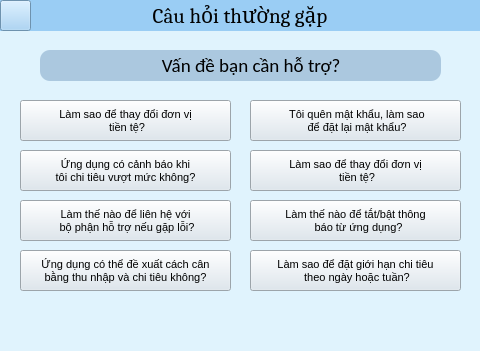
<?xml version="1.0" encoding="UTF-8"?>
<ui version="4.0">
 <class>cauhoithuonggap_form</class>
 <widget class="QMainWindow" name="cauhoithuonggap_form">
  <property name="geometry">
   <rect>
    <x>0</x>
    <y>0</y>
    <width>480</width>
    <height>351</height>
   </rect>
  </property>
  <property name="windowTitle">
   <string>Câu hỏi thường gặp</string>
  </property>
  <property name="styleSheet">
   <string notr="true">background-color: rgb(224, 243, 253)</string>
  </property>
  <widget class="QWidget" name="centralwidget">
   <widget class="QLabel" name="lblcauhoithuonggap">
    <property name="geometry">
     <rect>
      <x>0</x>
      <y>0</y>
      <width>480</width>
      <height>31</height>
     </rect>
    </property>
    <property name="font">
     <font>
      <family>Cambria</family>
      <pointsize>16</pointsize>
     </font>
    </property>
    <property name="styleSheet">
     <string notr="true">background-color:rgb(154, 205, 244)</string>
    </property>
    <property name="text">
     <string>&lt;html&gt;&lt;head/&gt;&lt;body&gt;&lt;p&gt;Câu hỏi thường gặp&lt;/p&gt;&lt;/body&gt;&lt;/html&gt;</string>
    </property>
    <property name="alignment">
     <set>Qt::AlignCenter</set>
    </property>
   </widget>
   <widget class="QPushButton" name="btn_return">
    <property name="geometry">
     <rect>
      <x>0</x>
      <y>0</y>
      <width>31</width>
      <height>31</height>
     </rect>
    </property>
    <property name="styleSheet">
     <string notr="true">background-color: rgb(154, 205, 244)</string>
    </property>
    <property name="text">
     <string/>
    </property>
    <property name="icon">
     <iconset>
      <normaloff>images/ic_return.png</normaloff>images/ic_return.png</iconset>
    </property>
   </widget>
   <widget class="QPushButton" name="btncauhoi1">
    <property name="geometry">
     <rect>
      <x>20</x>
      <y>100</y>
      <width>211</width>
      <height>41</height>
     </rect>
    </property>
    <property name="font">
     <font>
      <pointsize>8</pointsize>
     </font>
    </property>
    <property name="styleSheet">
     <string notr="true">background-color: rgb(218, 229, 238);</string>
    </property>
    <property name="text">
     <string>Làm sao để thay đổi đơn vị 
 tiền tệ?</string>
    </property>
   </widget>
   <widget class="QPushButton" name="btncauhoi2">
    <property name="geometry">
     <rect>
      <x>20</x>
      <y>150</y>
      <width>211</width>
      <height>41</height>
     </rect>
    </property>
    <property name="font">
     <font>
      <pointsize>8</pointsize>
     </font>
    </property>
    <property name="styleSheet">
     <string notr="true">background-color: rgb(218, 229, 238);</string>
    </property>
    <property name="text">
     <string>Ứng dụng có cảnh báo khi  
tôi chi tiêu vượt mức không?</string>
    </property>
   </widget>
   <widget class="QPushButton" name="btncauhoi3">
    <property name="geometry">
     <rect>
      <x>20</x>
      <y>200</y>
      <width>211</width>
      <height>41</height>
     </rect>
    </property>
    <property name="font">
     <font>
      <pointsize>8</pointsize>
     </font>
    </property>
    <property name="styleSheet">
     <string notr="true">background-color: rgb(218, 229, 238);</string>
    </property>
    <property name="text">
     <string>Làm thế nào để liên hệ với 
 bộ phận hỗ trợ nếu gặp lỗi?</string>
    </property>
   </widget>
   <widget class="QPushButton" name="btncauhoi4">
    <property name="geometry">
     <rect>
      <x>20</x>
      <y>250</y>
      <width>211</width>
      <height>41</height>
     </rect>
    </property>
    <property name="font">
     <font>
      <pointsize>8</pointsize>
     </font>
    </property>
    <property name="styleSheet">
     <string notr="true">background-color: rgb(218, 229, 238);</string>
    </property>
    <property name="text">
     <string>Ứng dụng có thể đề xuất cách cân 
bằng thu nhập và chi tiêu không?</string>
    </property>
   </widget>
   <widget class="QPushButton" name="btncauhoi9">
    <property name="geometry">
     <rect>
      <x>250</x>
      <y>250</y>
      <width>211</width>
      <height>41</height>
     </rect>
    </property>
    <property name="font">
     <font>
      <pointsize>8</pointsize>
     </font>
    </property>
    <property name="styleSheet">
     <string notr="true">background-color: rgb(218, 229, 238);</string>
    </property>
    <property name="text">
     <string>Làm sao để đặt giới hạn chi tiêu 
 theo ngày hoặc tuần?</string>
    </property>
   </widget>
   <widget class="QPushButton" name="btncauhoi5">
    <property name="geometry">
     <rect>
      <x>250</x>
      <y>100</y>
      <width>211</width>
      <height>41</height>
     </rect>
    </property>
    <property name="font">
     <font>
      <pointsize>8</pointsize>
     </font>
    </property>
    <property name="styleSheet">
     <string notr="true">background-color: rgb(218, 229, 238);</string>
    </property>
    <property name="text">
     <string> Tôi quên mật khẩu, làm sao 
 để đặt lại mật khẩu?</string>
    </property>
   </widget>
   <widget class="QPushButton" name="btncauhoi7">
    <property name="geometry">
     <rect>
      <x>250</x>
      <y>150</y>
      <width>211</width>
      <height>41</height>
     </rect>
    </property>
    <property name="font">
     <font>
      <pointsize>8</pointsize>
     </font>
    </property>
    <property name="styleSheet">
     <string notr="true">background-color: rgb(218, 229, 238);</string>
    </property>
    <property name="text">
     <string>Làm sao để thay đổi đơn vị 
 tiền tệ?</string>
    </property>
   </widget>
   <widget class="QPushButton" name="btncauhoi8">
    <property name="geometry">
     <rect>
      <x>250</x>
      <y>200</y>
      <width>211</width>
      <height>41</height>
     </rect>
    </property>
    <property name="font">
     <font>
      <pointsize>8</pointsize>
     </font>
    </property>
    <property name="styleSheet">
     <string notr="true">background-color: rgb(218, 229, 238);</string>
    </property>
    <property name="text">
     <string>Làm thế nào để tắt/bật thông 
  báo từ ứng dụng?</string>
    </property>
   </widget>
   <widget class="QLabel" name="lblvande">
    <property name="geometry">
     <rect>
      <x>40</x>
      <y>50</y>
      <width>401</width>
      <height>31</height>
     </rect>
    </property>
    <property name="font">
     <font>
      <family>Calibri</family>
      <pointsize>14</pointsize>
     </font>
    </property>
    <property name="styleSheet">
     <string notr="true">background-color: rgb(171, 200, 223);
border-radius: 10px
</string>
    </property>
    <property name="text">
     <string>     Vấn đề bạn cần hỗ trợ?</string>
    </property>
    <property name="alignment">
     <set>Qt::AlignCenter</set>
    </property>
   </widget>
  </widget>
  <widget class="QMenuBar" name="menubar">
   <property name="geometry">
    <rect>
     <x>0</x>
     <y>0</y>
     <width>480</width>
     <height>18</height>
    </rect>
   </property>
  </widget>
  <widget class="QStatusBar" name="statusbar"/>
 </widget>
 <resources/>
 <connections/>
</ui>
